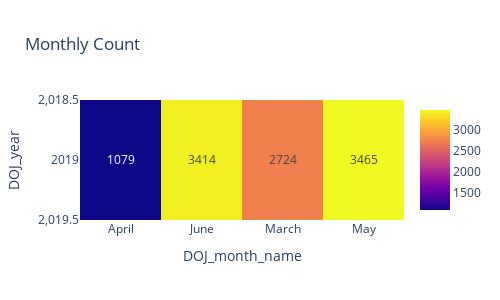

Write notebook code for a chart like this one.
### Code cell
px.imshow(pd.crosstab(df['DOJ_year'],df['DOJ_month_name']),width=500,height=300,text_auto=True,title='Monthly Count')

### Figure 1 — Plotly figure (JSON) as saved in the notebook; plotly's stock layout.template omitted (floating-point values rounded to 4 significant figures)
{"data": [{"coloraxis": "coloraxis", "name": "0", "texttemplate": "%{z}", "x": ["April", "June", "March", "May"], "y": [2019], "z": [[1079, 3414, 2724, 3465]], "type": "heatmap", "xaxis": "x", "yaxis": "y", "hovertemplate": "DOJ_month_name: %{x}<br>DOJ_year: %{y}<br>color: %{z}<extra></extra>"}], "layout": {"xaxis": {"anchor": "y", "domain": [0, 1], "scaleanchor": "y", "constrain": "domain", "title": {"text": "DOJ_month_name"}}, "yaxis": {"anchor": "x", "domain": [0, 1], "autorange": "reversed", "constrain": "domain", "title": {"text": "DOJ_year"}}, "coloraxis": {"colorscale": [[0, "#0d0887"], [0.1111, "#46039f"], [0.2222, "#7201a8"], [0.3333, "#9c179e"], [0.4444, "#bd3786"], [0.5556, "#d8576b"], [0.6667, "#ed7953"], [0.7778, "#fb9f3a"], [0.8889, "#fdca26"], [1, "#f0f921"]]}, "title": {"text": "Monthly Count"}, "height": 300, "width": 500}}
